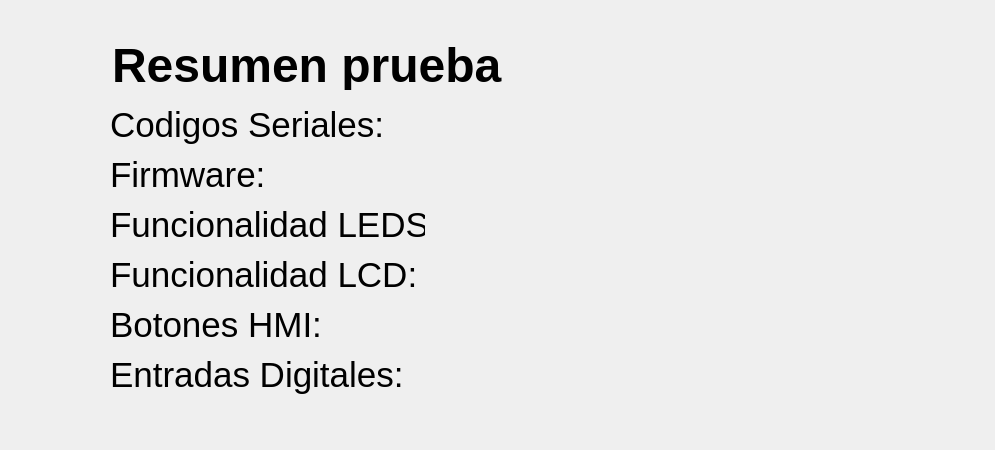
      <widget class="QWidget" name="page_10">
       <layout class="QGridLayout" name="gridLayout_13">
        <property name="leftMargin">
         <number>30</number>
        </property>
        <property name="topMargin">
         <number>30</number>
        </property>
        <property name="rightMargin">
         <number>0</number>
        </property>
        <property name="bottomMargin">
         <number>50</number>
        </property>
        <property name="spacing">
         <number>0</number>
        </property>
        <item row="0" column="0">
         <layout class="QVBoxLayout" name="verticalLayout_22">
          <item>
           <layout class="QHBoxLayout" name="horizontalLayout_61">
            <property name="spacing">
             <number>12</number>
            </property>
            <property name="leftMargin">
             <number>0</number>
            </property>
            <item>
             <widget class="QLabel" name="lblTest1_3">
              <property name="minimumSize">
               <size>
                <width>70</width>
                <height>70</height>
               </size>
              </property>
              <property name="maximumSize">
               <size>
                <width>70</width>
                <height>70</height>
               </size>
              </property>
              <property name="text">
               <string/>
              </property>
              <property name="pixmap">
               <pixmap resource="../resources/resources.qrc">:/resources/clipboard.png</pixmap>
              </property>
              <property name="scaledContents">
               <bool>true</bool>
              </property>
             </widget>
            </item>
            <item>
             <widget class="QLabel" name="lblCode_6">
              <property name="minimumSize">
               <size>
                <width>450</width>
                <height>50</height>
               </size>
              </property>
              <property name="maximumSize">
               <size>
                <width>16777215</width>
                <height>50</height>
               </size>
              </property>
              <property name="font">
               <font>
                <pointsize>36</pointsize>
                <bold>true</bold>
               </font>
              </property>
              <property name="text">
               <string>Resumen prueba</string>
              </property>
             </widget>
            </item>
            <item>
             <spacer name="horizontalSpacer_50">
              <property name="orientation">
               <enum>Qt::Horizontal</enum>
              </property>
              <property name="sizeType">
               <enum>QSizePolicy::Fixed</enum>
              </property>
              <property name="sizeHint" stdset="0">
               <size>
                <width>328</width>
                <height>20</height>
               </size>
              </property>
             </spacer>
            </item>
           </layout>
          </item>
          <item>
           <layout class="QHBoxLayout" name="horizontalLayout_73">
            <property name="spacing">
             <number>10</number>
            </property>
            <property name="leftMargin">
             <number>20</number>
            </property>
            <item>
             <widget class="QLabel" name="lblCode_13">
              <property name="minimumSize">
               <size>
                <width>50</width>
                <height>50</height>
               </size>
              </property>
              <property name="maximumSize">
               <size>
                <width>60</width>
                <height>60</height>
               </size>
              </property>
              <property name="text">
               <string/>
              </property>
              <property name="pixmap">
               <pixmap resource="../resources/resources.qrc">:/resources/number-1 (1).png</pixmap>
              </property>
              <property name="scaledContents">
               <bool>true</bool>
              </property>
              <property name="wordWrap">
               <bool>false</bool>
              </property>
             </widget>
            </item>
            <item>
             <widget class="QLabel" name="label_32">
              <property name="minimumSize">
               <size>
                <width>315</width>
                <height>30</height>
               </size>
              </property>
              <property name="maximumSize">
               <size>
                <width>300</width>
                <height>100</height>
               </size>
              </property>
              <property name="font">
               <font>
                <pointsize>26</pointsize>
               </font>
              </property>
              <property name="text">
               <string>Codigos Seriales:</string>
              </property>
             </widget>
            </item>
            <item>
             <widget class="QLabel" name="lblResumenCodigoSerial">
              <property name="minimumSize">
               <size>
                <width>560</width>
                <height>30</height>
               </size>
              </property>
              <property name="maximumSize">
               <size>
                <width>560</width>
                <height>100</height>
               </size>
              </property>
              <property name="font">
               <font>
                <pointsize>26</pointsize>
               </font>
              </property>
              <property name="text">
               <string/>
              </property>
             </widget>
            </item>
           </layout>
          </item>
          <item>
           <layout class="QHBoxLayout" name="horizontalLayout_124">
            <property name="spacing">
             <number>10</number>
            </property>
            <property name="leftMargin">
             <number>20</number>
            </property>
            <item>
             <widget class="QLabel" name="lblCode_14">
              <property name="minimumSize">
               <size>
                <width>50</width>
                <height>50</height>
               </size>
              </property>
              <property name="maximumSize">
               <size>
                <width>60</width>
                <height>60</height>
               </size>
              </property>
              <property name="text">
               <string/>
              </property>
              <property name="pixmap">
               <pixmap resource="../resources/resources.qrc">:/resources/number-2.png</pixmap>
              </property>
              <property name="scaledContents">
               <bool>true</bool>
              </property>
              <property name="wordWrap">
               <bool>false</bool>
              </property>
             </widget>
            </item>
            <item>
             <widget class="QLabel" name="label_33">
              <property name="minimumSize">
               <size>
                <width>315</width>
                <height>30</height>
               </size>
              </property>
              <property name="maximumSize">
               <size>
                <width>300</width>
                <height>100</height>
               </size>
              </property>
              <property name="font">
               <font>
                <pointsize>26</pointsize>
               </font>
              </property>
              <property name="text">
               <string>Firmware:</string>
              </property>
             </widget>
            </item>
            <item>
             <widget class="QLabel" name="lblResumenFirmware">
              <property name="minimumSize">
               <size>
                <width>560</width>
                <height>30</height>
               </size>
              </property>
              <property name="maximumSize">
               <size>
                <width>560</width>
                <height>100</height>
               </size>
              </property>
              <property name="font">
               <font>
                <pointsize>26</pointsize>
               </font>
              </property>
              <property name="text">
               <string/>
              </property>
             </widget>
            </item>
           </layout>
          </item>
          <item>
           <layout class="QHBoxLayout" name="horizontalLayout_126">
            <property name="spacing">
             <number>10</number>
            </property>
            <property name="leftMargin">
             <number>20</number>
            </property>
            <item>
             <widget class="QLabel" name="lblCode_15">
              <property name="minimumSize">
               <size>
                <width>50</width>
                <height>50</height>
               </size>
              </property>
              <property name="maximumSize">
               <size>
                <width>60</width>
                <height>60</height>
               </size>
              </property>
              <property name="text">
               <string/>
              </property>
              <property name="pixmap">
               <pixmap resource="../resources/resources.qrc">:/resources/number-3.png</pixmap>
              </property>
              <property name="scaledContents">
               <bool>true</bool>
              </property>
              <property name="wordWrap">
               <bool>false</bool>
              </property>
             </widget>
            </item>
            <item>
             <widget class="QLabel" name="label_34">
              <property name="minimumSize">
               <size>
                <width>315</width>
                <height>30</height>
               </size>
              </property>
              <property name="maximumSize">
               <size>
                <width>300</width>
                <height>100</height>
               </size>
              </property>
              <property name="font">
               <font>
                <pointsize>26</pointsize>
               </font>
              </property>
              <property name="text">
               <string>Funcionalidad LEDS:</string>
              </property>
             </widget>
            </item>
            <item>
             <widget class="QLabel" name="lblResumenLEDS">
              <property name="minimumSize">
               <size>
                <width>560</width>
                <height>30</height>
               </size>
              </property>
              <property name="maximumSize">
               <size>
                <width>560</width>
                <height>100</height>
               </size>
              </property>
              <property name="font">
               <font>
                <pointsize>26</pointsize>
               </font>
              </property>
              <property name="text">
               <string/>
              </property>
             </widget>
            </item>
           </layout>
          </item>
          <item>
           <layout class="QHBoxLayout" name="horizontalLayout_127">
            <property name="spacing">
             <number>10</number>
            </property>
            <property name="leftMargin">
             <number>20</number>
            </property>
            <item>
             <widget class="QLabel" name="lblCode_16">
              <property name="minimumSize">
               <size>
                <width>50</width>
                <height>50</height>
               </size>
              </property>
              <property name="maximumSize">
               <size>
                <width>60</width>
                <height>60</height>
               </size>
              </property>
              <property name="text">
               <string/>
              </property>
              <property name="pixmap">
               <pixmap resource="../resources/resources.qrc">:/resources/number-4.png</pixmap>
              </property>
              <property name="scaledContents">
               <bool>true</bool>
              </property>
              <property name="wordWrap">
               <bool>false</bool>
              </property>
             </widget>
            </item>
            <item>
             <widget class="QLabel" name="label_35">
              <property name="minimumSize">
               <size>
                <width>315</width>
                <height>30</height>
               </size>
              </property>
              <property name="maximumSize">
               <size>
                <width>300</width>
                <height>100</height>
               </size>
              </property>
              <property name="font">
               <font>
                <pointsize>26</pointsize>
               </font>
              </property>
              <property name="text">
               <string>Funcionalidad LCD:</string>
              </property>
             </widget>
            </item>
            <item>
             <widget class="QLabel" name="lblResumenLCD">
              <property name="minimumSize">
               <size>
                <width>560</width>
                <height>30</height>
               </size>
              </property>
              <property name="maximumSize">
               <size>
                <width>560</width>
                <height>100</height>
               </size>
              </property>
              <property name="font">
               <font>
                <pointsize>26</pointsize>
               </font>
              </property>
              <property name="text">
               <string/>
              </property>
             </widget>
            </item>
           </layout>
          </item>
          <item>
           <layout class="QHBoxLayout" name="horizontalLayout_128">
            <property name="spacing">
             <number>10</number>
            </property>
            <property name="leftMargin">
             <number>20</number>
            </property>
            <item>
             <widget class="QLabel" name="lblCode_17">
              <property name="minimumSize">
               <size>
                <width>50</width>
                <height>50</height>
               </size>
              </property>
              <property name="maximumSize">
               <size>
                <width>60</width>
                <height>60</height>
               </size>
              </property>
              <property name="text">
               <string/>
              </property>
              <property name="pixmap">
               <pixmap resource="../resources/resources.qrc">:/resources/number-5.png</pixmap>
              </property>
              <property name="scaledContents">
               <bool>true</bool>
              </property>
              <property name="wordWrap">
               <bool>false</bool>
              </property>
             </widget>
            </item>
            <item>
             <widget class="QLabel" name="label_54">
              <property name="minimumSize">
               <size>
                <width>315</width>
                <height>30</height>
               </size>
              </property>
              <property name="maximumSize">
               <size>
                <width>300</width>
                <height>100</height>
               </size>
              </property>
              <property name="font">
               <font>
                <pointsize>26</pointsize>
               </font>
              </property>
              <property name="text">
               <string>Botones HMI:</string>
              </property>
             </widget>
            </item>
            <item>
             <widget class="QLabel" name="lblResumenBotones">
              <property name="minimumSize">
               <size>
                <width>560</width>
                <height>30</height>
               </size>
              </property>
              <property name="maximumSize">
               <size>
                <width>560</width>
                <height>100</height>
               </size>
              </property>
              <property name="font">
               <font>
                <pointsize>26</pointsize>
               </font>
              </property>
              <property name="text">
               <string/>
              </property>
             </widget>
            </item>
           </layout>
          </item>
          <item>
           <layout class="QHBoxLayout" name="horizontalLayout_129">
            <property name="spacing">
             <number>10</number>
            </property>
            <property name="leftMargin">
             <number>20</number>
            </property>
            <item>
             <widget class="QLabel" name="lblCode_19">
              <property name="minimumSize">
               <size>
                <width>50</width>
                <height>50</height>
               </size>
              </property>
              <property name="maximumSize">
               <size>
                <width>60</width>
                <height>60</height>
               </size>
              </property>
              <property name="text">
               <string/>
              </property>
              <property name="pixmap">
               <pixmap resource="../resources/resources.qrc">:/resources/number-6.png</pixmap>
              </property>
              <property name="scaledContents">
               <bool>true</bool>
              </property>
              <property name="wordWrap">
               <bool>false</bool>
              </property>
             </widget>
            </item>
            <item>
             <widget class="QLabel" name="label_58">
              <property name="minimumSize">
               <size>
                <width>315</width>
                <height>30</height>
               </size>
              </property>
              <property name="maximumSize">
               <size>
                <width>300</width>
                <height>100</height>
               </size>
              </property>
              <property name="font">
               <font>
                <pointsize>26</pointsize>
               </font>
              </property>
              <property name="text">
               <string>Entradas Digitales:</string>
              </property>
             </widget>
            </item>
            <item>
             <widget class="QLabel" name="lblResumeDigitalInputs">
              <property name="minimumSize">
               <size>
                <width>560</width>
                <height>30</height>
               </size>
              </property>
              <property name="maximumSize">
               <size>
                <width>560</width>
                <height>100</height>
               </size>
              </property>
              <property name="font">
               <font>
                <pointsize>26</pointsize>
               </font>
              </property>
              <property name="text">
               <string/>
              </property>
             </widget>
            </item>
           </layout>
          </item>
         </layout>
        </item>
       </layout>
      </widget>
